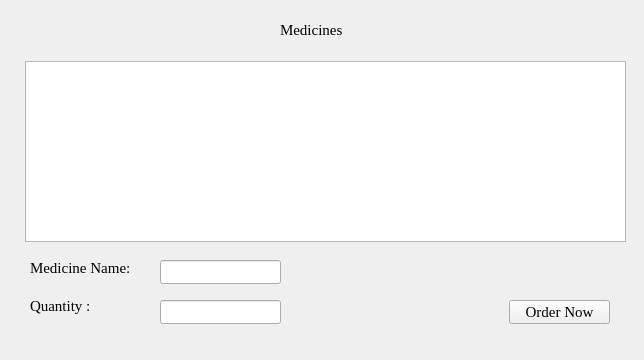
<?xml version="1.0" encoding="UTF-8"?>
<ui version="4.0">
 <class>Medicines</class>
 <widget class="QWidget" name="Medicines">
  <property name="geometry">
   <rect>
    <x>0</x>
    <y>0</y>
    <width>644</width>
    <height>360</height>
   </rect>
  </property>
  <property name="font">
   <font>
    <family>Times New Roman</family>
    <pointsize>11</pointsize>
   </font>
  </property>
  <property name="windowTitle">
   <string>Form</string>
  </property>
  <widget class="QLabel" name="label">
   <property name="geometry">
    <rect>
     <x>280</x>
     <y>20</y>
     <width>161</width>
     <height>20</height>
    </rect>
   </property>
   <property name="styleSheet">
    <string notr="true">font: 700 italic 16pt &quot;Times New Roman&quot;;</string>
   </property>
   <property name="text">
    <string>Medicines</string>
   </property>
  </widget>
  <widget class="QTextBrowser" name="textBrowser">
   <property name="geometry">
    <rect>
     <x>25</x>
     <y>61</y>
     <width>601</width>
     <height>181</height>
    </rect>
   </property>
   <property name="styleSheet">
    <string notr="true">color: rgb(255, 255, 255);</string>
   </property>
  </widget>
  <widget class="QLabel" name="label_2">
   <property name="geometry">
    <rect>
     <x>30</x>
     <y>260</y>
     <width>121</width>
     <height>16</height>
    </rect>
   </property>
   <property name="styleSheet">
    <string notr="true">font: 12pt &quot;Times New Roman&quot;;</string>
   </property>
   <property name="text">
    <string>Medicine Name:</string>
   </property>
  </widget>
  <widget class="QLineEdit" name="lineEdit">
   <property name="geometry">
    <rect>
     <x>160</x>
     <y>260</y>
     <width>121</width>
     <height>24</height>
    </rect>
   </property>
   <property name="styleSheet">
    <string notr="true"/>
   </property>
  </widget>
  <widget class="QLabel" name="label_3">
   <property name="geometry">
    <rect>
     <x>30</x>
     <y>290</y>
     <width>91</width>
     <height>31</height>
    </rect>
   </property>
   <property name="styleSheet">
    <string notr="true">font: 12pt &quot;Times New Roman&quot;;</string>
   </property>
   <property name="text">
    <string>Quantity :</string>
   </property>
  </widget>
  <widget class="QLineEdit" name="lineEdit_2">
   <property name="geometry">
    <rect>
     <x>160</x>
     <y>300</y>
     <width>121</width>
     <height>24</height>
    </rect>
   </property>
   <property name="styleSheet">
    <string notr="true"/>
   </property>
  </widget>
  <widget class="QPushButton" name="pushButton">
   <property name="geometry">
    <rect>
     <x>509</x>
     <y>300</y>
     <width>101</width>
     <height>24</height>
    </rect>
   </property>
   <property name="styleSheet">
    <string notr="true">font: 12pt &quot;Times New Roman&quot;;</string>
   </property>
   <property name="text">
    <string>Order Now</string>
   </property>
  </widget>
 </widget>
 <resources/>
 <connections/>
</ui>
